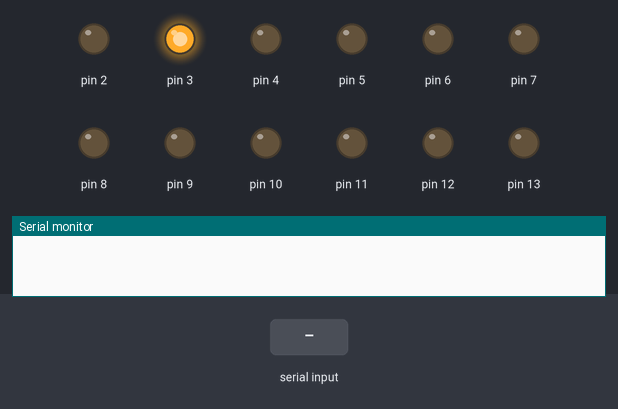
Bench run of a sketch on a simulated Arduino Uno, built with avr-gcc and run on an emulated ATmega328P. Shown: output pins drawn as LEDs (lit = HIGH), the last lines printed to the serial monitor. The test bench sets the inputs (shaded band).

Above: at 1.2 s.
1.3 s: "90,45." received over Serial
At 2.2 s:
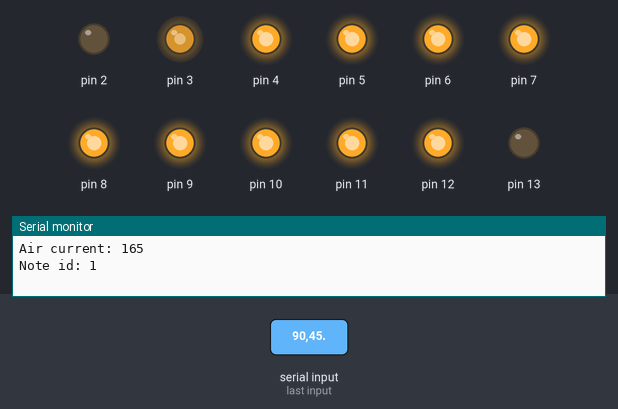
2.8 s: "30,150." received over Serial
At 3.4 s:
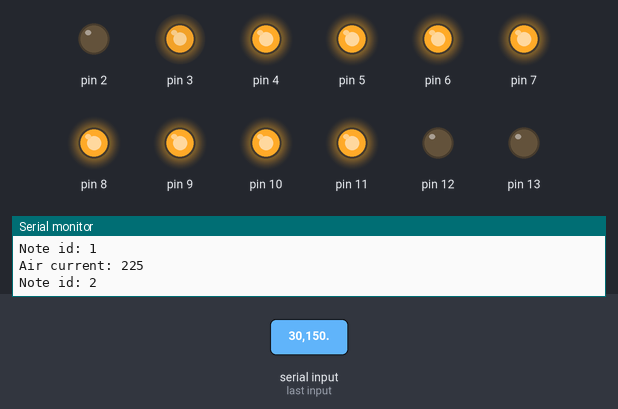
4.3 s: "200." received over Serial
At 5.5 s:
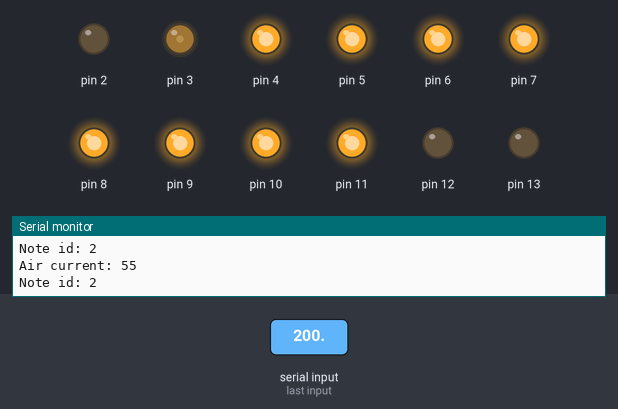
5.8 s: "90." received over Serial
At 6.8 s:
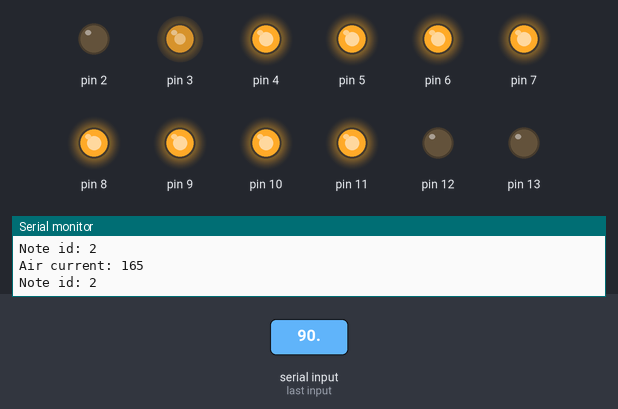
7.3 s: "90,45." received over Serial
At 8.0 s:
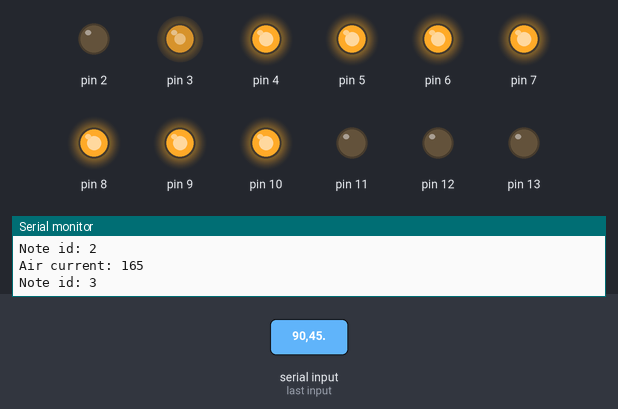
8.8 s: "3." received over Serial
At 10.2 s:
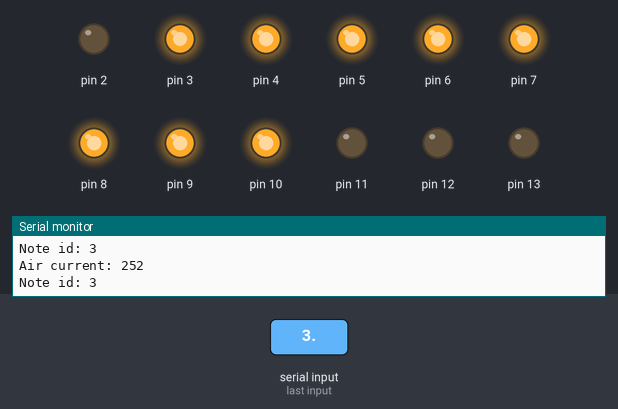
Timing chart, 0 to 11.3 s (numbered marks = the images above; inputs shaded):
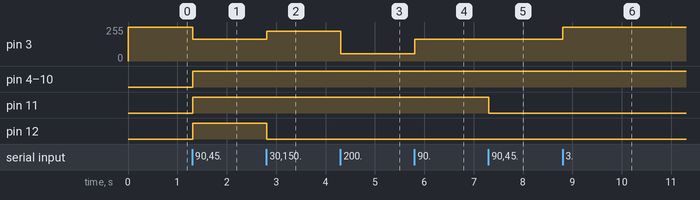

The sketch:

dutyTester.ino
```cpp
#include <math.h>

int note = 0;

const unsigned int FING_STEP[27][13] = {
  {0,1,1,1,1,1,1,1,1,1,1,169}, //ド
  {0,1,1,1,1,1,1,1,1,1,0,169}, //ド#
  {0,1,1,1,1,1,1,1,1,0,0,168}, //レ
  {0,1,1,1,1,1,1,1,0,0,0,166}, //レ#
  {0,1,1,1,1,1,1,0,0,0,0,165}, //ミ
  {0,1,1,1,1,1,0,0,0,0,0,165}, //ファ
  {0,1,1,1,1,0,1,1,1,0,0,165}, //ファ# Fails
  {0,1,1,1,1,0,0,0,0,0,0,165}, //ソ
  {0,1,1,1,0,1,1,1,0,0,0,163}, //ソ#
  {0,1,1,1,0,0,0,0,0,0,0,162}, //ラ
  {0,1,1,0,1,1,0,0,0,0,0,164}, //ラ#
  {0,1,1,0,0,0,0,0,0,0,0,162}, //シ
  {0,1,0,1,0,0,0,0,0,0,0,162}, //ド
  {0,0,1,1,0,0,0,0,0,0,0,161}, //ド#
  {0,0,0,1,0,0,0,0,0,0,0,161}, //レ
  {0,0,0,1,1,1,1,1,1,0,0,160}, //レ#
  {1,1,1,1,1,1,1,0,0,0,0,162}, //ミ
  {1,1,1,1,1,1,0,0,0,0,0,162}, //ファ
  {1,1,1,1,1,0,1,0,0,1,1,160}, //ファ#
  {1,1,1,1,1,0,0,0,0,0,0,155}, //ソ
  {1,1,1,1,1,0,1,1,1,1,1,154}, //ソ#
  {1,1,1,1,0,0,0,0,0,0,0,154}, //ラ
  {1,1,1,1,0,1,1,1,1,0,0,154}, //ラ#
  {1,1,1,1,0,1,1,0,0,0,0,153}, //シ
  {1,1,1,0,0,1,1,0,0,0,0,152}, //ド
  {1,1,1,0,1,1,1,0,0,1,1,152}, //ド#
  {1,1,1,0,1,1,0,1,1,0,0,151}  //レ
};

void setup() {
  Serial.begin(9600);
  Serial.setTimeout(2000u);
  for(int i  = 2; i < 14; i++)
  {
    if(i == 3)
      continue;
    pinMode(i, OUTPUT);
  }
  analogWrite(3, 255);
}

void loop() {
  // put your main code here, to run repeatedly:
  int val = 0;
  String str = Serial.readStringUntil('.');
  //Serial.read();
  //Serial.println(str.length());
  if(str.length() == 0)
    return;
  if(!isNumber(str))
    note++;
  if(note > 26)
    note = 0;
  Play(note);
  val = 255 - atoi(str.c_str());
  Serial.print("Air current: ");
  Serial.println(val);
  Serial.print("Note id: ");
  Serial.println(note);
  if(0 > val and 255 < val)
    return;
  analogWrite(3, val);
  delay(600);
}

bool isNumber(String str)
{
  if(0 >= str.length())
    return false;
  int len = str.length();
  for(int i = 0; i < str.length(); i++)
  {
    if(isSpace(str.charAt(i)))
    {
      len--;
      continue;
    }
    if(!isDigit(str.charAt(i)))
      return false;
  }
  return 0 < len;
}

void Play(short num)
{
  analogWrite(3, FING_STEP[num][11]);
  //Serial.println(FING_STEP[num][11]);
  for(short i = 0; i < 11; i++)
  {
    if(i == 0)
    {
      digitalWrite(2, FING_STEP[num][i]);
#ifdef DEBUG
      Serial.print("Thumbing: ");
      Serial.println(FING_STEP[num][i]);
#endif
    }
    else
      digitalWrite(i+3, FING_STEP[num][i]);
#if DEBUG
    Serial.print(FING_STEP[num][i]);
  }
  Serial.print("\n");
#else
  }
#endif
}
```

Measured:
- after the input at 1.3 s, pin 3: 255/255 → 165/255 at once; pin 4–12: LOW → HIGH at once
- after the input at 2.8 s, pin 3: 165/255 → 225/255 at once; pin 12: HIGH → LOW at once
- after the input at 4.3 s, pin 3: 225/255 → 55/255 at once
- after the input at 5.8 s, pin 3: 55/255 → 165/255 at once
- after the input at 7.3 s, pin 11: HIGH → LOW at once
- after the input at 8.8 s, pin 3: 165/255 → 252/255 at once
